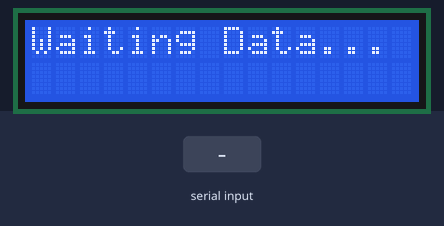
Bench run of a sketch on a simulated Arduino Uno, built with avr-gcc and run on an emulated ATmega328P. Parts: 16×2 character LCD. The inputs (shaded band) are chosen by the test bench.

Above: at 1.2 s.
1.3 s: "1" received over the second serial link
At 2.0 s:
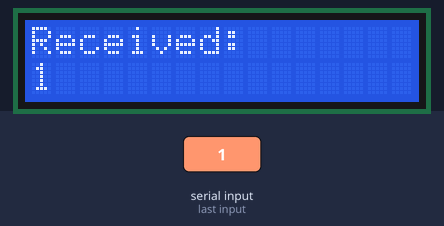
2.8 s: "0" received over the second serial link
At 3.1 s:
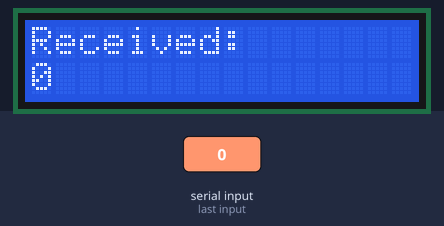
4.3 s: "2" received over the second serial link
At 5.5 s:
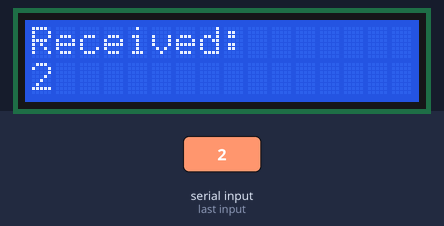
Timing chart, 0 to 7.3 s (numbered marks = the images above; inputs shaded):
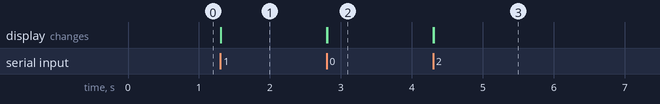

Measured:
- after the input at 1.3 s, the display: first changes at once (image 1 shows a later state)
- after the input at 2.8 s, the display: first changes at once (image 2 shows a later state)
- after the input at 4.3 s, the display: first changes at once (image 3 shows a later state)

The sketch:

07_bluetooth_lcd.ino
```cpp
#include <LiquidCrystal.h>
#include <SoftwareSerial.h>

LiquidCrystal lcd(12, 11, 5, 4, 3, 2);
SoftwareSerial BT(8, 9);  // RX, TX

void setup() {
  lcd.begin(16, 2);
  lcd.print("Waiting Data...");
  BT.begin(9600);
}

void loop() {
  if (BT.available()) {
    lcd.clear();
    lcd.setCursor(0, 0);
    lcd.print("Received:");

    String btData = "";
    while (BT.available()) {
      char c = BT.read();
      // Only add printable ASCII characters (32 to 126)
      if (c >= 32 && c <= 126) {
        btData += c;
      }
      delay(5);  // Slight delay to capture full string
    }

    lcd.setCursor(0, 1);
    lcd.print(btData);
  }
}
```
